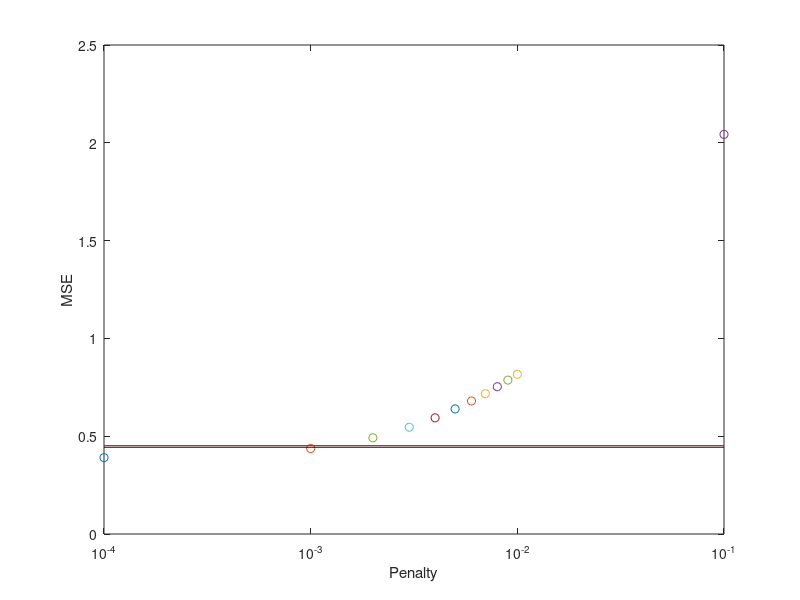
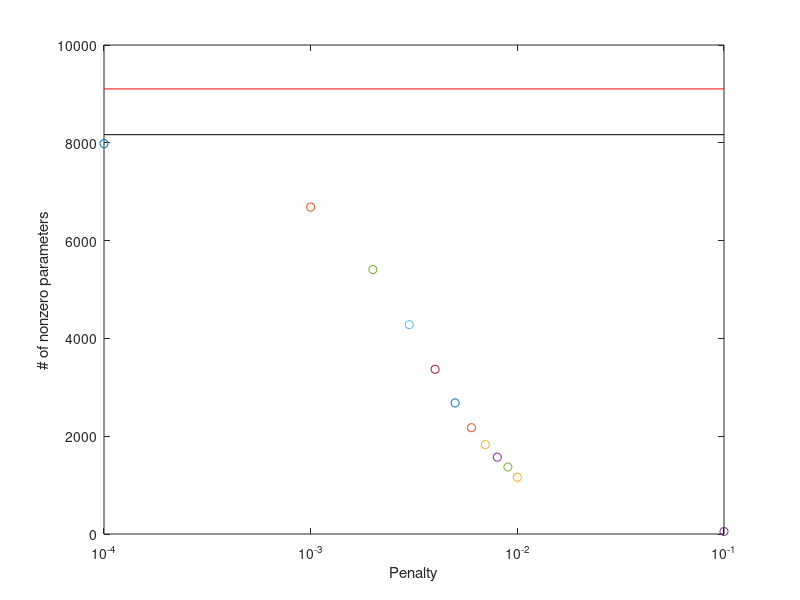

MATLAB code for these plots, in order:
clear;
clc;
load crossvalidation_nopenalty
load beta_nonlethal_order3
load beta_nonlethal_order3_CV
load lasso_nonlethal_order3
load lasso_nonlethal_order3_run2

%% MSE: regression, 10-fold cross validation
K=10;
for i=1:K
    MSE_CV(i)=mean((fitness_test_regression{i}-fitness_test{i}).^2);
end
mean_MSE=mean(MSE_CV);
std_MSE=std(MSE_CV);

%% plot MSE vs penalty: lasso
figure(1);
num_penalty=size(FitInfo_nonlethal,2);
for i=1:num_penalty
    plot(FitInfo_nonlethal{i}.Lambda,FitInfo_nonlethal{i}.MSE,'o');
    hold on;
end
num_penalty=size(FitInfo_nonlethal_run2,2);
for i=1:num_penalty
    plot(FitInfo_nonlethal_run2{i}.Lambda,FitInfo_nonlethal_run2{i}.MSE,'o');
    hold on;
end

line([10^-4 10^-1],[mean_MSE mean_MSE],'color','k');
line([10^-4 10^-1],[mean_MSE+std_MSE mean_MSE+std_MSE],'color','r');

set(gca,'xscale','log','xlim',[10^-4 10^-1]);
xlabel('Penalty');
ylabel('MSE');

%% plot nonzero elements
figure(2);
num_penalty=size(FitInfo_nonlethal,2);
for i=1:num_penalty
    plot(FitInfo_nonlethal{i}.Lambda,nnz(beta_nonlethal_lasso{i}),'o');
    hold on;
end
num_penalty=size(FitInfo_nonlethal_run2,2);
for i=1:num_penalty
    plot(FitInfo_nonlethal_run2{i}.Lambda,nnz(beta_nonlethal_lasso_run2{i}),'o');
    hold on;
end

line([10^-4 10^-1],[nnz(beta_nonlethal_order3) nnz(beta_nonlethal_order3)],'color','k');
line([10^-4 10^-1],[length(beta_nonlethal_order3) length(beta_nonlethal_order3)],'color','r');
set(gca,'xscale','log','xlim',[10^-4 10^-1]);
xlabel('Penalty');
ylabel('# of nonzero parameters');